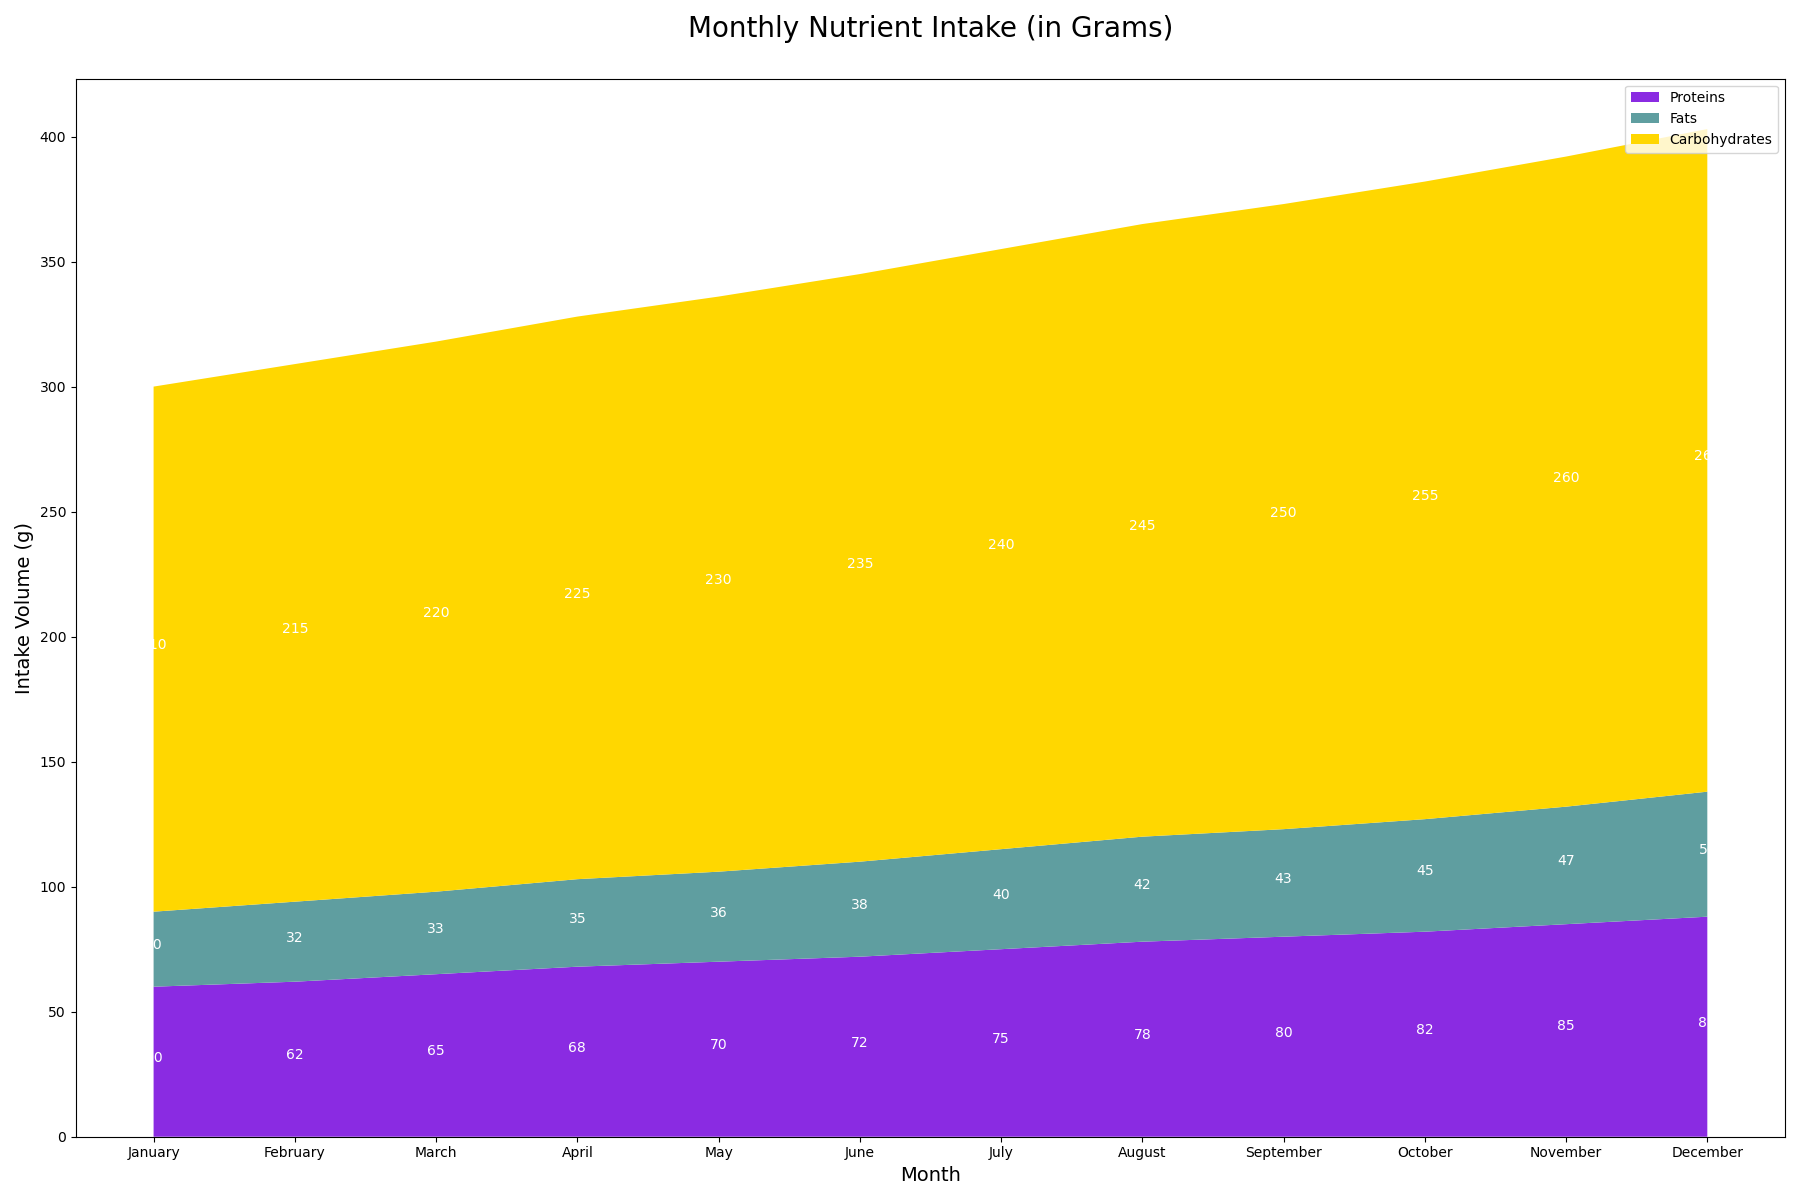

Python code for this plot:

import matplotlib.pyplot as plt
import pandas as pd
from io import StringIO

csv_data = """Month,Proteins,Fats,Carbohydrates
January,60,30,210
February,62,32,215
March,65,33,220
April,68,35,225
May,70,36,230
June,72,38,235
July,75,40,240
August,78,42,245
September,80,43,250
October,82,45,255
November,85,47,260
December,88,50,265
"""

data = pd.read_csv(StringIO(csv_data), index_col='Month')

x = data.index
y = [data['Proteins'], data['Fats'], data['Carbohydrates']]

fig, ax = plt.subplots(figsize=(18, 12))

ax.stackplot(x, y, labels=['Proteins', 'Fats', 'Carbohydrates'], colors=['#8A2BE2', '#5F9EA0', '#FFD700'])

ax.set_title('Monthly Nutrient Intake (in Grams)', fontsize=20, pad=30)
ax.set_xlabel('Month', fontsize=14)
ax.set_ylabel('Intake Volume (g)', fontsize=14)
ax.legend(loc='upper right')

for i, (month, values) in enumerate(data.iterrows()):
    ax.annotate(f"{values['Proteins']}", xy=(i, values['Proteins']/2), ha='center', fontsize=10, color='white')
    ax.annotate(f"{values['Fats']}", xy=(i, values['Proteins']+values['Fats']/2), ha='center', fontsize=10, color='white')
    ax.annotate(f"{values['Carbohydrates']}", xy=(i, values['Proteins']+values['Fats']+values['Carbohydrates']/2), ha='center', fontsize=10, color='white')

plt.tight_layout()
plt.show()
